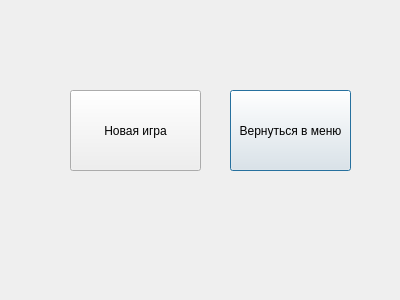
<?xml version="1.0" encoding="UTF-8"?>
<ui version="4.0">
 <class>Dialog</class>
 <widget class="QDialog" name="Dialog">
  <property name="geometry">
   <rect>
    <x>0</x>
    <y>0</y>
    <width>400</width>
    <height>300</height>
   </rect>
  </property>
  <property name="windowTitle">
   <string>Dialog</string>
  </property>
  <widget class="QPushButton" name="menuButton">
   <property name="geometry">
    <rect>
     <x>230</x>
     <y>90</y>
     <width>121</width>
     <height>81</height>
    </rect>
   </property>
   <property name="text">
    <string>Вернуться в меню</string>
   </property>
  </widget>
  <widget class="QPushButton" name="newGameButton">
   <property name="geometry">
    <rect>
     <x>70</x>
     <y>90</y>
     <width>131</width>
     <height>81</height>
    </rect>
   </property>
   <property name="text">
    <string>Новая игра</string>
   </property>
  </widget>
 </widget>
 <resources/>
 <connections/>
</ui>
